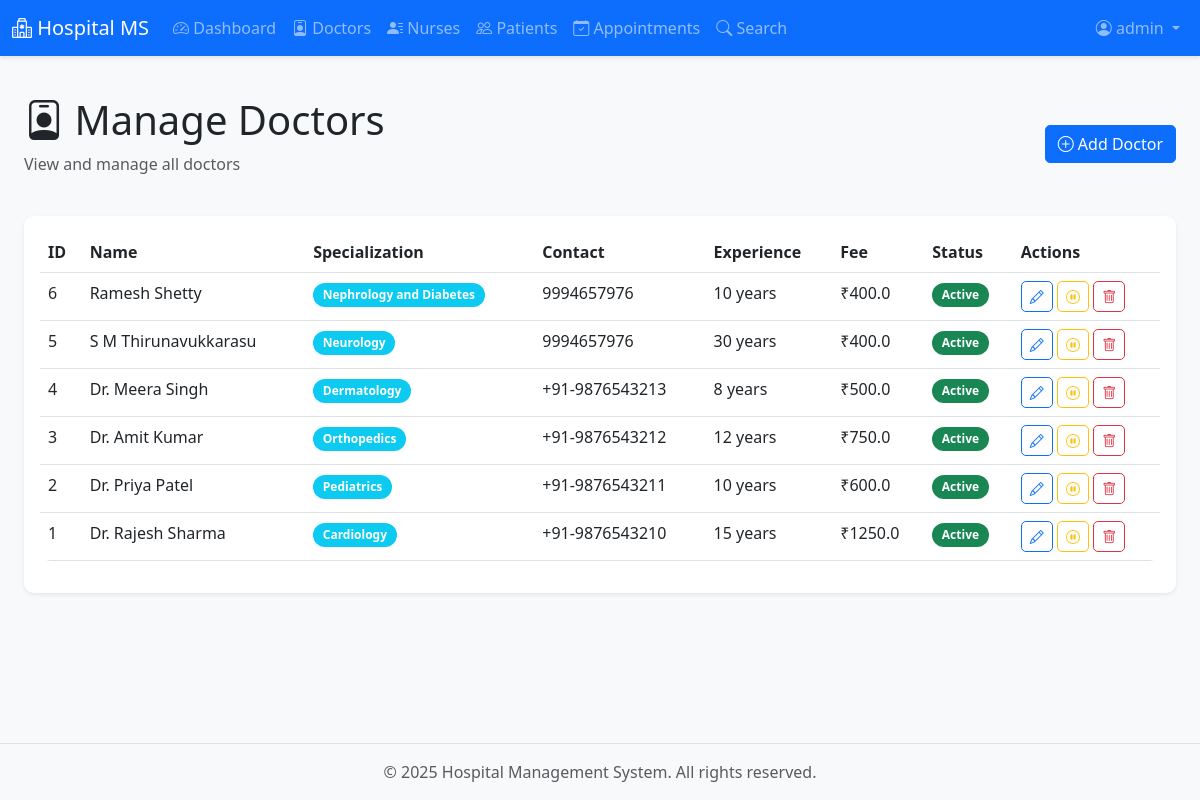
Page /admin/doctors (signed in) on the committed database.
### models/user.py (models this page shows, shortened)
class User(UserMixin, db.Model):
    __tablename__ = 'users'
    id = db.Column(db.Integer, primary_key=True)
    username = db.Column(db.String(80), unique=True, nullable=False, index=True)
    email = db.Column(db.String(120), unique=True, nullable=False, index=True)
    password_hash = db.Column(db.String(200), nullable=False)
    role = db.Column(db.String(20), nullable=False)  # admin, doctor, patient
    is_active = db.Column(db.Boolean, default=True, nullable=False)
    created_at = db.Column(db.DateTime, default=datetime.utcnow)
    updated_at = db.Column(db.DateTime, default=datetime.utcnow, onupdate=datetime.utcnow)
    doctor = db.relationship('Doctor', backref='user', uselist=False, lazy=True)
    patient = db.relationship('Patient', backref='user', uselist=False, lazy=True)
    nurse = db.relationship('Nurse', backref='user', uselist=False, lazy=True)
    triage = db.relationship('Triage', backref='user', uselist=False, lazy=True)
    def is_admin(self):
        return self.role == 'admin'

### models/doctor.py (models this page shows, shortened)
class Doctor(db.Model):
    __tablename__ = 'doctors'
    id = db.Column(db.Integer, primary_key=True)
    user_id = db.Column(db.Integer, db.ForeignKey('users.id'), nullable=False, unique=True)
    full_name = db.Column(db.String(100), nullable=False)
    specialization = db.Column(db.String(100), nullable=False, index=True)
    qualification = db.Column(db.String(200))
    experience_years = db.Column(db.Integer)
    contact_number = db.Column(db.String(20))
    license_number = db.Column(db.String(50), unique=True)
    consultation_fee = db.Column(db.Float, default=0.0)
    bio = db.Column(db.Text)
    is_active = db.Column(db.Boolean, default=True, nullable=False)
    is_deleted = db.Column(db.Boolean, default=False, nullable=False)
    created_at = db.Column(db.DateTime, default=datetime.utcnow)
    updated_at = db.Column(db.DateTime, default=datetime.utcnow, onupdate=datetime.utcnow)
    appointments = db.relationship('Appointment', backref='doctor', lazy='dynamic')
    availability = db.relationship('DoctorAvailability', backref='doctor', lazy='dynamic')

### routes/admin.py (the view)
@admin_bp.route('/doctors')
@admin_required
def doctors():
    page = request.args.get('page', 1, type=int)
    per_page = 10
    doctors = Doctor.query.filter_by(is_deleted=False).order_by(
        Doctor.created_at.desc()
    ).paginate(page=page, per_page=per_page, error_out=False)
    return render_template('admin/doctors.html', doctors=doctors)

### extensions.py (called while the page is built)
def init_extensions(app):
    db.init_app(app)
    login_manager.init_app(app)
    mail.init_app(app)  # ADD THIS LINE
    cache.init_app(app)  # ADD THIS LINE
    from models.user import User
    @login_manager.user_loader
    def load_user(user_id):
        return User.query.get(int(user_id))

### templates/admin/doctors.html (shortened to what this page needs)
{% extends "base.html" %}
{% block content %}
<div class="container-fluid">
    <div class="d-flex justify-content-between align-items-center mb-4">
        <div>
            <h1><i class="bi bi-person-badge"></i> Manage Doctors</h1>
            <p class="text-muted">View and manage all doctors</p>
        </div>
        <a href="{{ url_for('admin.add_doctor') }}" class="btn btn-primary">
            <i class="bi bi-plus-circle"></i> Add Doctor
        </a>
    </div>
    {% if doctors.items %}
    <div class="card shadow-sm">
        <div class="card-body">
            <div class="table-responsive">
                <table class="table table-hover">
                    <thead>
                        <tr>
                            <th>ID</th>
                            <th>Name</th>
                            <th>Specialization</th>
                            <th>Contact</th>
                            <th>Experience</th>
                            <th>Fee</th>
                            <th>Status</th>
                            <th>Actions</th>
                        </tr>
                    </thead>
                    <tbody>
                        {% for doctor in doctors.items %}
                        <tr>
                            <td>{{ doctor.id }}</td>
                            <td>{{ doctor.full_name }}</td>
                            <td><span class="badge bg-info">{{ doctor.specialization }}</span></td>
                            <td>{{ doctor.contact_number }}</td>
                            <td>{{ doctor.experience_years }} years</td>
                            <td>₹{{ doctor.consultation_fee }}</td>
                            <td>
                                {% if doctor.is_active %}
                                <span class="badge bg-success">Active</span>
                                {% else %}
                                <span class="badge bg-danger">Inactive</span>
                                {% endif %}
                            </td>
                            <td>
                                <a href="{{ url_for('admin.edit_doctor', doctor_id=doctor.id) }}"
                                    class="btn btn-sm btn-outline-primary" title="Edit">
                                    <i class="bi bi-pencil"></i>
                                </a>
                                {% if doctor.is_active %}
                                <button type="button" class="btn btn-sm btn-outline-warning"
                                    onclick="confirmToggle({{ doctor.id }}, '{{ doctor.full_name }}', 'deactivate')"
                                    title="Deactivate">
                                    <i class="bi bi-pause-circle"></i>
                                </button>
                                {% else %}
                                <button type="button" class="btn btn-sm btn-outline-success"
                                    onclick="confirmToggle({{ doctor.id }}, '{{ doctor.full_name }}', 'activate')"
                                    title="Activate">
                                    <i class="bi bi-play-circle"></i>
                                </button>
                                {% endif %}
                                <button type="button" class="btn btn-sm btn-outline-danger"
                                    onclick="confirmDelete({{ doctor.id }}, '{{ doctor.full_name }}')">
                                    <i class="bi bi-trash"></i>
                                </button>
                            </td>
                        </tr>
                        {% endfor %}
                    </tbody>
                </table>
            </div>
        </div>
    </div>
    {% else %}
    <div class="alert alert-info">
        <i class="bi bi-info-circle"></i> No doctors found. <a href="{{ url_for('admin.add_doctor') }}">Add your first
            doctor</a>
    </div>
    {% endif %}
</div>
{% endblock %}

### templates/base.html (shortened to what this page needs)
<!DOCTYPE html>
<html lang="en">
<head>
    <link href="https://cdn.jsdelivr.net/npm/bootstrap@5.3.0/dist/css/bootstrap.min.css" rel="stylesheet">
    <link rel="stylesheet" href="https://cdn.jsdelivr.net/npm/bootstrap-icons@1.10.0/font/bootstrap-icons.css">
    <link rel="stylesheet" href="{{ url_for('static', filename='css/style.css') }}">
    <link href="https://cdn.jsdelivr.net/npm/fullcalendar@5.11.3/main.min.css" rel="stylesheet">
</head>
<body>
    {% if current_user.is_authenticated %}
    <nav class="navbar navbar-expand-lg navbar-dark bg-primary">
        <div class="container-fluid">
            <a class="navbar-brand" href="{{ url_for('main.index') }}">
                <i class="bi bi-hospital"></i> Hospital MS
            </a>
            <div class="collapse navbar-collapse" id="navbarNav">
                <ul class="navbar-nav me-auto">
                    {% if current_user.is_admin() %}
                    <li class="nav-item">
                        <a class="nav-link" href="{{ url_for('admin.dashboard') }}"><i class="bi bi-speedometer2"></i>
                            Dashboard</a>
                    </li>
                    <li class="nav-item">
                        <a class="nav-link" href="{{ url_for('admin.doctors') }}"><i class="bi bi-person-badge"></i>
                            Doctors</a>
                    </li>
                    <li class="nav-item">
                        <a class="nav-link" href="{{ url_for('admin.nurses') }}"><i class="bi bi-person-lines-fill"></i>
                            Nurses</a>
                    </li>
                    <li class="nav-item">
                        <a class="nav-link" href="{{ url_for('admin.patients') }}"><i class="bi bi-people"></i>
                            Patients</a>
                    </li>
                    <li class="nav-item">
                        <a class="nav-link" href="{{ url_for('admin.appointments') }}"><i
                                class="bi bi-calendar-check"></i> Appointments</a>
                    </li>
                    <li class="nav-item">
                        <a class="nav-link" href="{{ url_for('admin.search') }}"><i class="bi bi-search"></i> Search</a>
                    </li>
                    {% endif %}
                </ul>
                <ul class="navbar-nav">
                    <li class="nav-item dropdown">
                        <a class="nav-link dropdown-toggle" href="#" id="userDropdown" role="button"
                            data-bs-toggle="dropdown">
                            <i class="bi bi-person-circle"></i> {{ current_user.username }}
                        </a>
                    </li>
                </ul>
            </div>
        </div>
    </nav>
    {% endif %}
    <main class="container-fluid py-4">
        {% block content %}{% endblock %}
    </main>
    <footer class="bg-light text-center text-muted py-3 mt-5">
        <div class="container">
            <p class="mb-0">&copy; 2025 Hospital Management System. All rights reserved.</p>
        </div>
    </footer>
</body>
</html>

### static/css/style.css (style rules this page uses)
:root { --primary-color: #0d6efd; --success-color: #198754; --danger-color: #dc3545; --warning-color: #ffc107; --info-color: #0dcaf0; }
body { font-family: 'Segoe UI', Tahoma, Geneva, Verdana, sans-serif; background-color: #f8f9fa; min-height: 100vh; display: flex; flex-direction: column; }
main { flex: 1; }
.navbar { box-shadow: 0 2px 4px rgba(0,0,0,.1); }
.card { border: none; border-radius: 10px; box-shadow: 0 2px 8px rgba(0,0,0,.08); transition: transform 0.2s, box-shadow 0.2s; }
.btn { border-radius: 5px; transition: all 0.3s; }
.table { border-radius: 10px; overflow: hidden; }
.table thead { background-color: #f8f9fa; }
.badge { padding: 0.5em 0.8em; border-radius: 20px; }
footer { margin-top: auto; background-color: #f8f9fa; border-top: 1px solid #dee2e6; }

### rows in the picture
User: username "admin"
Doctor: id "6", full_name "Ramesh Shetty", specialization "Nephrology and Diabetes", contact_number "9994657976", experience_years "10", consultation_fee "400.0", is_active "Active"
Doctor: id "5", full_name "S M Thirunavukkarasu", specialization "Neurology", contact_number "9994657976", experience_years "30", consultation_fee "400.0", is_active "Active"
Doctor: id "4", full_name "Dr. Meera Singh", specialization "Dermatology", contact_number "+91-9876543213", experience_years "8", consultation_fee "500.0", is_active "Active"
Doctor: id "3", full_name "Dr. Amit Kumar", specialization "Orthopedics", contact_number "+91-9876543212", experience_years "12", consultation_fee "750.0", is_active "Active"
Doctor: id "2", full_name "Dr. Priya Patel", specialization "Pediatrics", contact_number "+91-9876543211", experience_years "10", consultation_fee "600.0", is_active "Active"
Doctor: id "1", full_name "Dr. Rajesh Sharma", specialization "Cardiology", contact_number "+91-9876543210", experience_years "15", consultation_fee "1250.0", is_active "Active"
